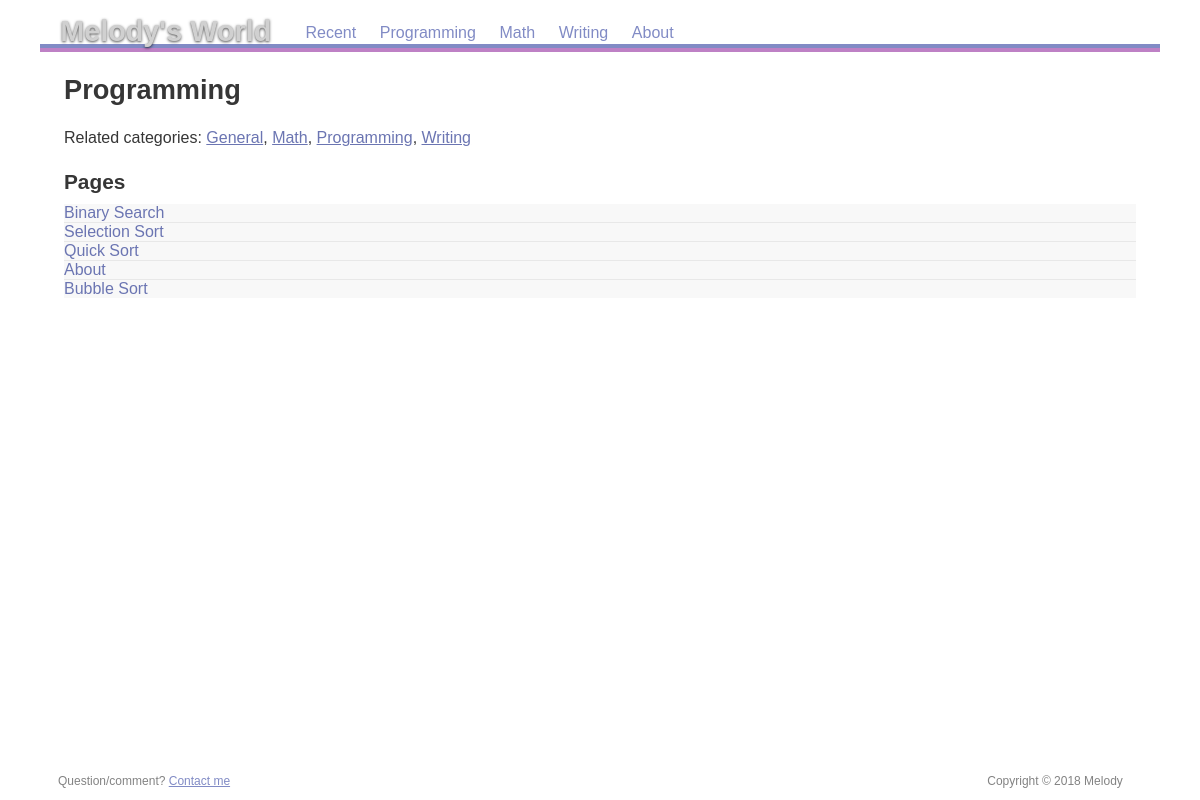
Page /posts on the earlier database version.
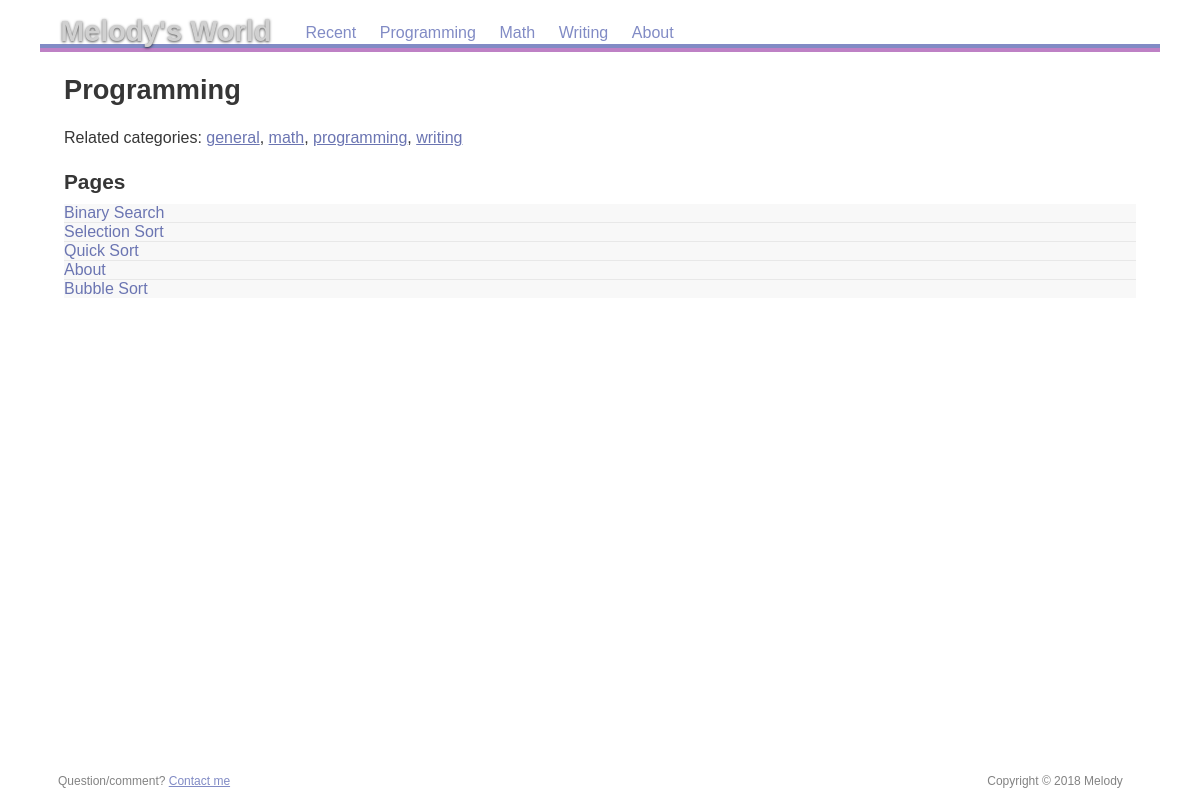
Same page on the later database version.
### app/models.py (models this page shows, shortened)
class Category(db.Model):
    __tablename__ = "categories"
    id = db.Column(db.Integer, primary_key=True)
    name = db.Column(db.String(255), nullable=False)
    slug = db.Column(db.String(255), nullable=False)
    created_on = db.Column(db.DateTime(), default=datetime.utcnow)
    posts = db.relationship('Post', backref='category')

class Post(db.Model):
    __tablename__ = "posts"
    id = db.Column(db.Integer, primary_key=True)
    title = db.Column(db.String, nullable=False)
    slug = db.Column(db.String(255), nullable=False)
    body  = db.Column(db.String,unique=True, nullable=False)
    created_on = db.Column(db.DateTime(), default=datetime.utcnow)
    updated_on = db.Column(db.DateTime(), default=datetime.utcnow, onupdate=datetime.utcnow)
    category_id = db.Column(db.Integer, db.ForeignKey('categories.id'))

### app/__init__.py (the view)
@app.route('/posts')
def posts():
    results = []
    posts_qry = db.session.query(Post)
    category_qry = db.session.query(Category)
    articles = posts_qry.all()
    categories = category_qry.all()
    if not articles:
        flash('No posts found!')
        return redirect('/')
    else:
        return render_template('posts.html', posts = articles, categories = categories)

### app/templates/posts.html
{% extends "base.html" %}
{% block content %}
<h1>Programming</h1>
<p>Related categories:
{% for category in categories %} <a href="/category/{{category.name}}">{{category.name}}</a>{{"," if not loop.last }} {% endfor %}
<br/>
<h2>Pages</h2>
<ul class="pagelinks">
      {% for post in posts %}
      <li><a href="/page/{{post.slug}}">{{post.title}}</a></li>
      {% endfor %}
</ul>
 {% endblock %}

### app/templates/base.html (shortened to what this page needs)
<!DOCTYPE html>
<html xmlns="http://www.w3.org/1999/xhtml" xml:lang="en" lang="en">
<head>
        <link rel="stylesheet" href="{{ url_for('static', filename='res/css/common.css') }}" media="all">
        <link rel="stylesheet" href="{{ url_for('static', filename='res/css/screen.css') }}" media="screen">
        <link rel="stylesheet" href="{{ url_for('static', filename='res/css/print.css') }}" media="print">
</head>
<header><h1><a href="/">Melody's  World</a></h1><nav id="headnav">
<ul>
<li><a href="/recent">Recent</a></li>
<li><a href="/category/programming">Programming</a></li>
<li><a href="/category/math">Math </a></li>
<li><a href="/category/writing">Writing</a></li>
<li><a href="/page/about">About</a></li>
</ul></nav></header>
<hr/>
<body>
<div id="main">
<article>
 {% block content %}
 {% endblock %}
</article>
</div>
<footer id="feedback">
	<p>Question/comment? <a href="/page/about#contact">Contact me</a></p>
	<p><a href="/page/about#copyright" id="copyrightlink" title="Copyright information">Copyright © 2018 Melody</a></p>
</footer>
</body>
</html>

### app/static/res/css/common.css (style rules this page uses)
html { margin: 0; padding: 0; border: none; text-indent: 0; tab-size: 4; -moz-tab-size: 4; }
body, h1, h2, h3, p, pre, blockquote, hr, ul, ol, li, dl, dt, dd, table, thead, tbody, tfoot, tr, th, td, img, object, iframe, abbr { margin: 0; padding: 0; border: none; background: transparent; font-size: inherit; font-weight: inherit; line-height: inherit; text-indent: inherit; }
hr { display: none; }
header, nav, article, section, footer { display: block; }

### app/static/res/css/screen.css (style rules this page uses)
html { height: 100%; background-color: #ffffff; background-repeat: repeat; background-size: 41.7em; font-family: "Avenir LT Std", sans-serif; color: #000000; }
body { max-width: 70em; min-height: 100%; margin-left: auto; margin-right: auto; display: flex; flex-direction: column; }
#main { flex-grow: 1; flex-shrink: 1; display: flex; flex-direction: row; }
article { min-width: 20em; flex-grow: 1; flex-shrink: 1; padding: 0em 1.5em 1.0em; background-color: #FFFFFF; color: #363636; overflow-x: auto; }
#feedback { padding: 1.0em 1.5em 1.0em; display: flex; flex-direction: row; justify-content: space-between; font-size: 75%; color: #838383; }
header a { text-decoration: none; color: inherit; transition: color 0.20s linear; }
header h1 { display: inline-block; padding: 0.5em 0.7em 0em; position: relative; top: 0.10em; font-size: 180%; font-weight: bold; line-height: 1; color: #D0D0D0; text-shadow: 0em 0.05em 0.1em rgba(0,0,0,0.7); }
header + hr { display: block; border-top: 0.3em solid #818BC5; border-bottom: 0.3em solid #BE81C5; }
#headnav, #headnav ul, #headnav li { display: inline; }
#headnav ul { list-style-type: none; }
#headnav a { display: inline-block; padding: 0.3em 0.6em 0.1em; text-decoration: none; border-top-left-radius: 0.5em; border-top-right-radius: 0.5em; transition: background-color 0.15s linear; }
#headnav a:link, footer a:link { color: #818BC5; }
article h1 { margin-top: 0.8em; margin-bottom: 0.8em; text-align: left; font-size: 170%; font-weight: bold; }
article h2 { margin-top: 1.0em; margin-bottom: 0.5em; font-size: 130%; font-weight: bold; }
article p { max-width: 35em; margin: 0.7em 0em; line-height: 1.35; }
article ul { margin: 0.5em 0em 1.0em; }
article li { margin: 0.4em 0em 0.4em 1.5em; }
article a:link { color: #6B75B2; }
article ul.pagelinks { list-style-type: none; }
article ul.pagelinks > li { margin: 0em; background-color: #F8F8F8; }
article ul.pagelinks > li + li { border-top: 1px solid #E8E8E8; }
article ul.pagelinks a { padding: 0.3em 0.6em 0.3em 0em; text-decoration: none; }
#copyrightlink, #datelink { color: inherit; text-decoration: none; }
#feedback > p:nth-child(2) { margin-left: 1.6em; margin-right: 1.6em; }
@media (min-width: 70em) { article { border-bottom-left-radius: 0.5em; } }
@media (min-width: 70em) { #main > *:last-child { border-bottom-right-radius: 0.5em; } }

### app/static/res/css/print.css (style rules this page uses)
html { font-family: "Times New Roman", serif; max-width: 60em; margin-left: auto; margin-right: auto; }
h1, h2, h3 { font-family: "Avenir LT Std", sans-serif; }
h1 { margin-top: 1.0em; margin-bottom: 1.0em; text-align: center; font-size: 140%; font-weight: bold; }
h2 { margin-top: 1.5em; margin-bottom: 0.8em; font-size: 120%; font-weight: bold; }
p { max-width: 35em; margin: 0.8em 0em; text-align: justify; line-height: 1.2; hyphens: auto; }
ul { margin: 0.5em 0em 1.0em; }
li { margin: 0.5em 0em 0.5em 1.5em; }
ul.pagelinks { list-style-type: none; }
header h1 { border-bottom: 1px solid #000000; text-align: right; font-size: 80%; font-weight: normal; }
header a { text-decoration: none; color: inherit; }
#headnav, #sidebar, article > nav { display: none; }
#copyrightlink, #datelink { color: inherit; text-decoration: none; }
#feedback { margin-top: 1em; font-size: 70%; display: flex; flex-direction: row; justify-content: space-between; }
#feedback > p { padding: 0em 1.0em; }
#feedback > p:first-child { padding-left: 0em; }
#feedback > p:last-child { padding-right: 0em; }

Differences in the rows shown:
changed Category: name "General" → "general"
changed Category: name "Math" → "math"
changed Category: name "Programming" → "programming"
changed Category: name "Writing" → "writing"
